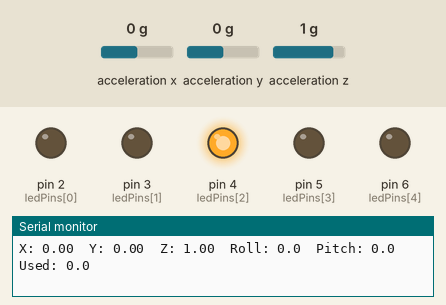
This sketch was run on a simulated Arduino Uno, built with avr-gcc and run on an emulated ATmega328P. Parts: output pins drawn as LEDs (lit = HIGH), the last lines printed to the serial monitor. Wiring (inferred from the names in the program): ADXL345 accelerometer at I2C address 0x53. Inputs (shaded band) come from the test bench; at power-on: acceleration y 0 g, acceleration z 1 g, acceleration x 0 g.

Above: at 1.2 s.
1.3 s: acceleration y set to -1.4 g
At 3.0 s:
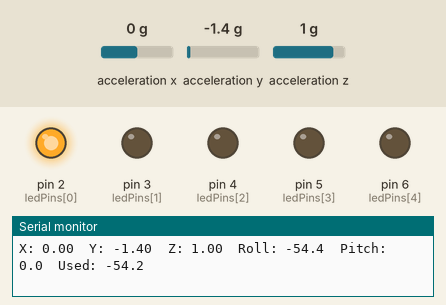
3.3 s: acceleration y set to 0.8 g
At 4.3 s:
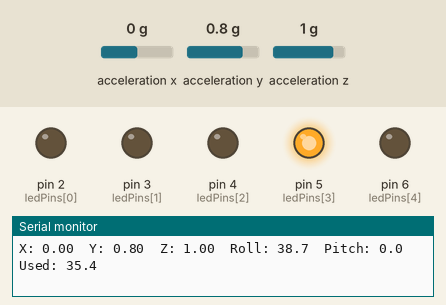
5.2 s: acceleration z set to -1.4 g
At 5.9 s:
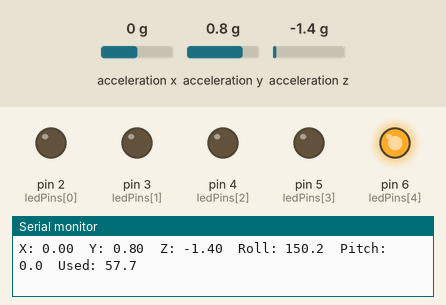
6.7 s: acceleration y set to 0.1 g
9.7 s: acceleration y set to -0.2 g
At 10.21 s:
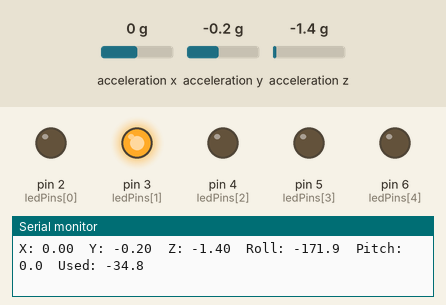
Timing chart, 0 to 12.7 s (numbered marks = the images above; inputs shaded):
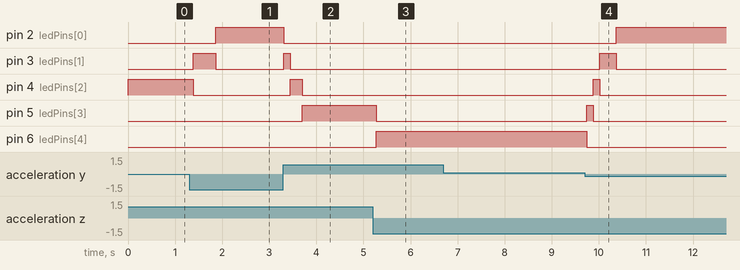

Measured:
- the behaviour switches between 0 and -0.1 g on acceleration y (found by bisection; images 3 and 4)
- after the input at 1.3 s, pin 2 (ledPins[0]): LOW → HIGH after 0.57 s; pin 3 (ledPins[1]): LOW → HIGH after 0.09 s, → LOW 0.48 s later; pin 4 (ledPins[2]): HIGH → LOW after 0.09 s
- after the input at 3.3 s, pin 2 (ledPins[0]): HIGH → LOW at once; pin 3 (ledPins[1]): LOW → HIGH at once, → LOW 0.13 s later; pin 4 (ledPins[2]): LOW → HIGH after 0.14 s, → LOW 0.26 s later; pin 5 (ledPins[3]): LOW → HIGH after 0.40 s
- after the input at 5.2 s, pin 5 (ledPins[3]): HIGH → LOW after 0.08 s; pin 6 (ledPins[4]): LOW → HIGH after 0.08 s
- after the input at 9.7 s, pin 2 (ledPins[0]): LOW → HIGH after 0.67 s; pin 3 (ledPins[1]): LOW → HIGH after 0.32 s, → LOW 0.35 s later; pin 4 (ledPins[2]): LOW → HIGH after 0.18 s, → LOW 0.14 s later; pin 5 (ledPins[3]): LOW → HIGH at once, → LOW 0.14 s later; pin 6 (ledPins[4]): HIGH → LOW at once

The sketch:

tilt-controlled-led-withadxl-345-arduino-uno.ino
```cpp
#include <Wire.h>

#define ADXL_ADDR 0x53
#define MODE_LEVEL 1     // 1 = one LED moves, 0 = bar fills up
#define USE_PITCH 0      // 0 = use roll, 1 = use pitch

const int ledPins[5] = {2, 3, 4, 5, 6};
float smoothAngle = 0;

void writeReg(byte reg, byte val) {
  Wire.beginTransmission(ADXL_ADDR);
  Wire.write(reg);
  Wire.write(val);
  Wire.endTransmission();
}

void readAccel(float &x, float &y, float &z) {
  Wire.beginTransmission(ADXL_ADDR);
  Wire.write(0x32);
  Wire.endTransmission(false);
  Wire.requestFrom(ADXL_ADDR, 6);
  int16_t rx = Wire.read() | (Wire.read() << 8);
  int16_t ry = Wire.read() | (Wire.read() << 8);
  int16_t rz = Wire.read() | (Wire.read() << 8);
  x = rx / 256.0;
  y = ry / 256.0;
  z = rz / 256.0;
}

void setup() {
  Serial.begin(9600);
  Wire.begin();
  writeReg(0x2D, 0x08);
  writeReg(0x31, 0x08);
  for (int i = 0; i < 5; i++) pinMode(ledPins[i], OUTPUT);
}

void loop() {
  float x, y, z;
  readAccel(x, y, z);

  float roll  = atan2(y, z) * 180.0 / PI;
  float pitch = atan2(-x, sqrt(y * y + z * z)) * 180.0 / PI;

  float angle = USE_PITCH ? pitch : roll;
  angle = constrain(angle, -60, 60);
  smoothAngle = 0.8 * smoothAngle + 0.2 * angle;

  for (int i = 0; i < 5; i++) digitalWrite(ledPins[i], LOW);

#if MODE_LEVEL
  int pos = ((int)smoothAngle + 75) / 30;
  pos = constrain(pos, 0, 4);
  digitalWrite(ledPins[pos], HIGH);
#else
  int level = map((int)smoothAngle, -60, 60, 0, 6);
  level = constrain(level, 0, 5);
  for (int i = 0; i < level; i++) digitalWrite(ledPins[i], HIGH);
#endif

  Serial.print("X: ");     Serial.print(x, 2);
  Serial.print("  Y: ");   Serial.print(y, 2);
  Serial.print("  Z: ");   Serial.print(z, 2);
  Serial.print("  Roll: ");  Serial.print(roll, 1);
  Serial.print("  Pitch: "); Serial.print(pitch, 1);
  Serial.print("  Used: "); Serial.println(smoothAngle, 1);

  delay(50);
}
```
